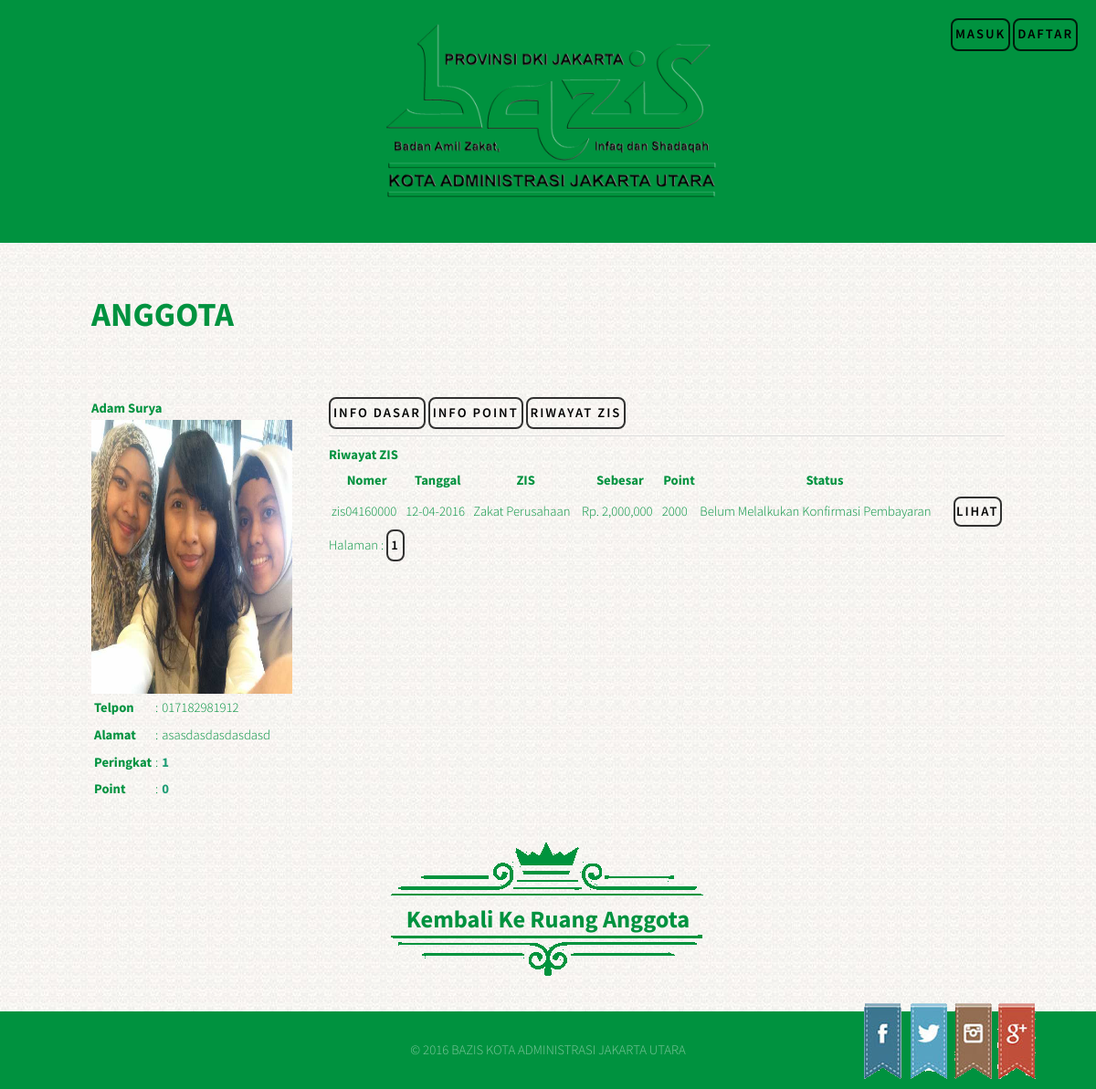
The app's page /ruang_anggota/lihat_anggota.php?use=zisu160000&perihal=rizis with its own data.
### tables this page shows
CREATE TABLE `anggota` (
  `id_anggota` int(3) NOT NULL auto_increment,
  `user_anggota` varchar(50) NOT NULL,
  `password_anggota` varchar(50) NOT NULL,
  `email_anggota` varchar(50) NOT NULL,
  `katagori` varchar(50) NOT NULL,
  `nama_anggota` varchar(50) NOT NULL,
  `jenis_identitas_anggota` varchar(50) NOT NULL,
  `no_identitas_anggota` varchar(50) NOT NULL,
  `foto_anggota` varchar(50) NOT NULL,
  `tanggal_bergabung` varchar(50) NOT NULL,
  `telpon` varchar(50) NOT NULL,
  `alamat` varchar(50) NOT NULL,
  `point_anggota` int(8) NOT NULL,
  PRIMARY KEY  (`id_anggota`)
);

CREATE TABLE `zis_keranjang` (
  `id_zis_keranjang` int(8) NOT NULL auto_increment,
  `no_zis` varchar(50) NOT NULL,
  `tanggal` varchar(50) NOT NULL,
  `user_anggota` varchar(50) NOT NULL,
  `nama` varchar(50) NOT NULL,
  `no_identitas` varchar(50) NOT NULL,
  `telpon` varchar(50) NOT NULL,
  `alamat` varchar(50) NOT NULL,
  `jenis_zis` varchar(50) NOT NULL,
  `nominal` int(10) NOT NULL,
  `terbilang` varchar(50) NOT NULL,
  `point` int(5) NOT NULL,
  `status` enum('0','1','2') NOT NULL,
  PRIMARY KEY  (`id_zis_keranjang`)
);

### ruang_anggota/lihat_anggota.php (the view, shortened to what this page needs)
<!DOCTYPE HTML>
<html>
	<head>
		<link rel="stylesheet" href="../asset/css/maintri.css" />
	</head>
	<body class="homepage">
		<div id="page-wrapper">
				<div id="header">
					<div class="container">
						<section>
							<div class="row">
								<div class="12u 12u(mobile)" align="center">
								<a href="index.php"><img src="../asset/gambar/logo.png" width="420px" height="220px"></a>
								</div>
							</div>
						</section>
					</div>
				</div>
				<div id="main" style="background-image: url('../asset/gambar/latar.jpg');">
					<section class="container">
					<div class="tombol_masuk">
					<?php
					if(empty($_SESSION['user_anggota_bazis_jakut'])){?>
						<a href="portal_anggota.php" class="button">MASUK</a>
						<a href="form_daftar_anggota.php" class="button">DAFTAR</a>
					<?php
					}
					else{?>
						<a href="ruang_pribadi.php" class="button">RUANG ANDA</a>
						<a href="logik_anggota.php?perintah=keluar_anggota" class="button">KELUAR</a>
					<?php
					}
					?>
					</div>
					<div class="row">
							<section class="12u 12u(mobile)">
							<h2>ANGGOTA</h2>
							</section>
					</div>
					<div class="row">
							<section class="3u 12u(mobile)">
							<?php
							$user_anggota=$_GET['use'];
							$deret_peringkat = 1;
							$sql="SELECT*FROM anggota ORDER BY point_anggota DESC";
							$query=mysql_query($sql) or die (mysql_error());
							while ($find=mysql_fetch_array($query))
							{
								if($find['user_anggota'] == $user_anggota)
									{	$peringkat = $deret_peringkat;	}
								$deret_peringkat++;
							}
							$tampil="SELECT*FROM anggota where user_anggota = '$user_anggota'";
							$cek=mysql_query($tampil) or die (mysql_error());
							while ($data=mysql_fetch_array($cek))
							{
								$user_anggota=$data['user_anggota'];
							?>
							<h3><?php echo $data['nama_anggota'];?></h3>
							<img src="../album_anggota/<?php echo $data['foto_anggota'];?>" class="image full" height="300px">
							<table>
							<tr><th align="left">Telpon</th><td>:</td><td><?php echo $data['telpon'];?></td></tr>
							<tr><th align="left">Alamat</th><td>:</td><td><?php echo $data['alamat'];?></td></tr>
							<tr><th align="left">Peringkat</th><td>:</td><td><strong><?php echo $peringkat;?></strong></td></tr>
							<tr><th align="left">Point</th><td>:</td><td><strong><?php echo $data['point_anggota'];?></strong></td></tr>
							</table>
							<?php
							}
							?>
							</section>
							<section class="9u 12u(mobile)">
							<a class="button" href="?use=<?php echo $user_anggota; ?>&perihal=indas">Info Dasar</a>
							<a class="button" href="?use=<?php echo $user_anggota; ?>&perihal=inpoi">Info Point</a>
							<a class="button" href="?use=<?php echo $user_anggota; ?>&perihal=rizis">Riwayat ZIS</a>
							<hr>
							<?php include "perihal_logik.php" ;?>
							</section>
					</div>
					<div class="row">
								<div class="12u 12u(mobile)" align="center">
								<img align="center" src="../asset/gambar/Beranda1.png" alt="" />
								<h3><a href="javascript:history.back()">Kembali Ke Ruang Anggota</a></h3>
								<img align="center" src="../asset/gambar/Beranda2.png" alt="" />
								</div>
					</div>
					</section>
				</div>
				<?php include "../footer.php"; ?>
		</div>
	</body>
</html>

### ruang_anggota/riwayat_zis.php (shortened to what this page needs)
<h3>Riwayat ZIS</h3>
<table>
<tr>
	<th>Nomer</th>
	<th>Tanggal</th>
	<th>ZIS</th>
	<th>Sebesar</th>
	<th>Point</th>
	<th>Status</th>
	<th>&nbsp;</th>
</tr>
<?php
	$tampil="SELECT*FROM zis_keranjang where user_anggota='$user_anggota' ORDER BY id_zis_keranjang DESC";
	$limit= 10;
	$cek=mysql_query($tampil) or die (mysql_error());
	$totalData = mysql_num_rows($cek);
	if($_GET['start']=='') $start = 0;
	else $start = $_GET['start'];
	$tampil2=$tampil." LIMIT $start, $limit";
	$cek2=mysql_query($tampil2) or die (mysql_error());
	while ($data=mysql_fetch_array($cek2))
	{
?>
<tr>
	<td>
	<?php echo $data['no_zis']; ?>
	</td>
	<td>
	<?php echo $data['tanggal']; ?>
	</td>
	<td>
	<?php echo $data['jenis_zis']; ?>
	</td>
	<td>
	<?php echo "Rp. ".number_format($data['nominal']); ?>
	</td>
	<td>
	<?php echo $data['point']; ?>
	</td>
	<td>
	<?php
	if($data['status'] == 0)
		echo "Belum Melalkukan Konfirmasi Pembayaran";
	else if($data['status'] == 1)
		echo "Konfirmasi Pembayaran Telah Dilakukan";
	else if($data['status'] == 2)
		echo "Telah Disahkan Oleh Pihak Bazis Kota Administrasi Jakarta Utara";
	?>
	</td>
	<td width="3%">
	<a class="button" style="padding:0.1em" href="../ruang_memberi_zis/riwayat_zis/lihat/?zis=<?php echo $data['no_zis']; ?>">Lihat</a>
	</td>
</tr>
<?php
	}
?>
</table>
	Halaman :
	<?php
	$b=0;
	$jumlahPage = $totalData/$limit;
	for($a=0;$a<$jumlahPage;$a++)
	{
	?>
		<a href="?start=<?php echo $b;?>#rzis" class="button" style="padding:0.2em">
		<?php echo $a+1;?>
		</a>
		<?php
		$b=$b+10;
	}
	?>

### asset/css/maintri.css (style rules this page uses)
html, body, div, span, applet, object, iframe, h1, h2, h3, h4, h5, h6, p, blockquote, pre, a, abbr, acronym, address, big, cite, code, del, dfn, em, img, ins, kbd, q, s, samp, small, strike, strong, sub, sup, tt, var, b, u, i, center, dl, dt, dd, ol, ul, li, fieldset, form, label, legend, caption, article, aside, canvas, details, embed, figure, figcaption, footer, header, hgroup, menu, nav, output, ruby, section, summary, time, mark, audio, video { margin: 0; padding: 0; border: 0; font-size: 100%; font: inherit; vertical-align: baseline; }
article, aside, details, figcaption, figure, footer, header, hgroup, menu, nav, section { display: block; }
body { line-height: 1; }
body { -webkit-text-size-adjust: none; }
*, *:before, *:after { -moz-box-sizing: border-box; -webkit-box-sizing: border-box; box-sizing: border-box; }
.container { margin-left: auto; margin-right: auto; }
.container { width: 1200px; }
@media screen and (max-width: 1280px) { .container { width: 1000px; } }
.row { border-bottom: solid 1px transparent; -moz-box-sizing: border-box; -webkit-box-sizing: border-box; box-sizing: border-box; }
.row > * { float: left; -moz-box-sizing: border-box; -webkit-box-sizing: border-box; box-sizing: border-box; }
.row:after, .row:before { content: ''; display: block; clear: both; height: 0; }
.row > * { padding: 40px 0 0 40px; }
.row { margin: -40px 0 -1px -40px; }
.\31 2u, .\31 2u\24 { width: 100%; clear: none; margin-left: 0; }
.\39 u, .\39 u\24 { width: 75%; clear: none; margin-left: 0; }
.\33 u, .\33 u\24 { width: 25%; clear: none; margin-left: 0; }
@media screen and (max-width: 1280px) { .row > * { padding: 40px 0 0 40px; } }
@media screen and (max-width: 1280px) { .row { margin: -40px 0 -1px -40px; } }
body { background: #00923F; color: #00923F; font-family: 'Source Sans Pro', sans-serif; font-size: 12pt; font-weight: 300; line-height: 1.75em; }
h1, h2, h3, h4, h5, h6 { font-weight: 700; }
h1 a, h2 a, h3 a, h4 a, h5 a, h6 a { color: inherit; text-decoration: none; }
strong, b { font-weight: 700; color: #1D9D74; }
a { -moz-transition: color 0.35s ease-in-out, border-bottom-color 0.35s ease-in-out; -webkit-transition: color 0.35s ease-in-out, border-bottom-color 0.35s ease-in-out; -ms-transition: color 0.35s ease-in-out, border-bottom-color 0.35s ease-in-out; transition: color 0.35s ease-in-out, border-bottom-color 0.35s ease-in-out; outline: 0; color: #1D9D74; }
hr { border: 0; border-top: solid 1px #ddd; }
section, article { margin-bottom: 3em; }
section > :last-child, section:last-child, article > :last-child, article:last-child { margin-bottom: 0; }
.row > section, .row > article { margin-bottom: 0; }
.image { display: inline-block; }
.image.full { display: block; width: 100%; }
.button { -moz-transition: background-color 0.35s ease-in-out, color 0.35s ease-in-out, border-color 0.35s ease-in-out; -webkit-transition: background-color 0.35s ease-in-out, color 0.35s ease-in-out, border-color 0.35s ease-in-out; -ms-transition: background-color 0.35s ease-in-out, color 0.35s ease-in-out, border-color 0.35s ease-in-out; transition: background-color 0.35s ease-in-out, color 0.35s ease-in-out, border-color 0.35s ease-in-out; display: inline-block; background: none; border: 2px solid #FFF; border-radius: 8px; font-size: 0.85em; letter-spacing: 2px; padding: 0.85em 2.75em 0.85em 2.75em; color: #fff !important; text-transform: uppercase; text-decoration: none; font-size: 1em; font-weight: 600; text-align: center; }
#header { padding: 1.5em 0em 1em 0em; }
#header .container { position: relative; }
#main { position: relative; padding: 2em 0em; background: #00923F; }
#main .tombol_masuk { position:fixed; display:block; top:20px; right:20px; z-index:9999; }
#main h3 a { color: #00923F; font-size: 1.8em; }
#main .button { border-color: #000; border-color: rgba(0, 0, 0, 0.8); padding: 0.2em; color: #000 !important; }
#main h2 { font-size: 2.5em; padding: 1em 0em; }
@media screen and (max-width: 1280px) { body, input, textarea, select { font-size: 11pt; } }

### records on screen
anggota: nama_anggota "Adam Surya", foto_anggota (picture), telpon "017182981912", alamat "asasdasdasdasdasd", peringkat "1", point_anggota "0"
zis_keranjang: no_zis "zis04160000", tanggal "12-04-2016", jenis_zis "Zakat Perusahaan", nominal "2,000,000", point "2000", status "Belum Melalkukan Konfirmasi Pembayaran"
